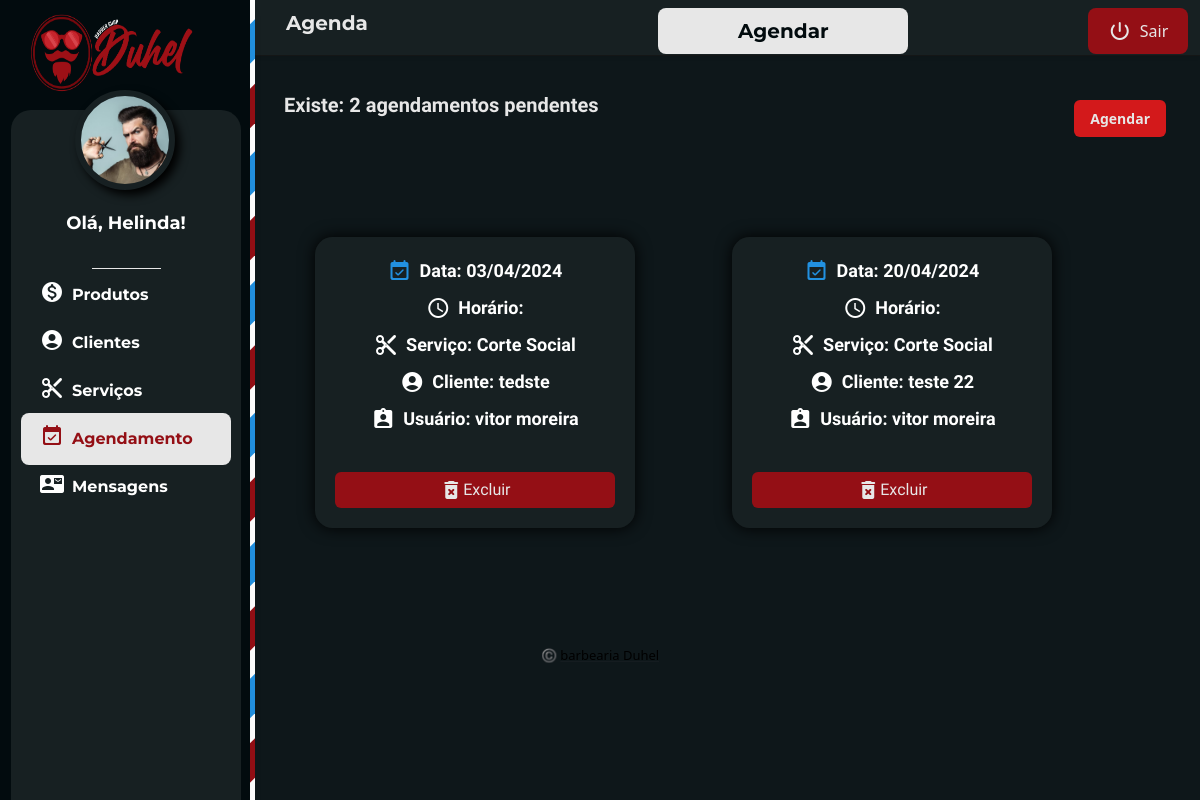
The app's page /private-adm/info-agenda.php (signed in), older data.
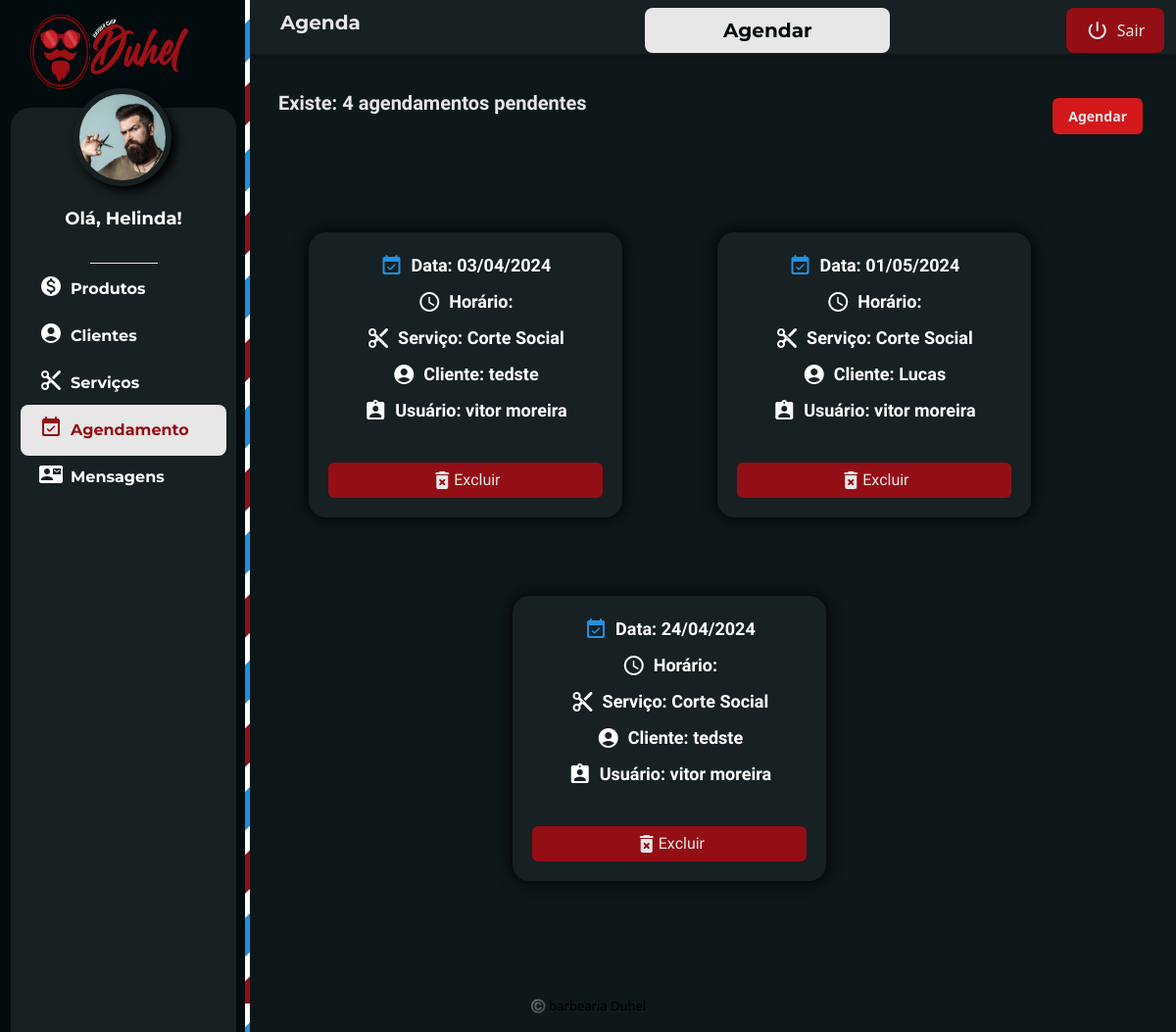
The same page, newer data.
### tables this page shows
CREATE TABLE `tbagenda` (
  `idagenda` int(11) NOT NULL,
  `dataAgenda` date NOT NULL,
  `horaAgenda` varchar(20) NOT NULL,
  `idcliente` int(11) NOT NULL,
  `idservico` int(11) NOT NULL,
  `idusuario` int(11) NOT NULL
);

CREATE TABLE `tbservico` (
  `idServico` int(11) NOT NULL,
  `nomeServico` varchar(300) NOT NULL,
  `descServico` varchar(300) NOT NULL,
  `fotoServico` varchar(300) NOT NULL
);

CREATE TABLE `tbcliente` (
  `idCliente` int(11) NOT NULL,
  `nomeCliente` varchar(300) NOT NULL,
  `cpfCliente` varchar(15) NOT NULL,
  `celularCliente` varchar(15) NOT NULL
);

CREATE TABLE `tbusuario` (
  `idusuario` int(11) NOT NULL,
  `nomeUsuario` varchar(300) NOT NULL,
  `cpfUsuario` varchar(15) NOT NULL,
  `celularUsuario` varchar(15) NOT NULL
);

### classes/Agenda.php (called while the page is built, shortened)
<?php
    class Agenda{
        public function listar(){
            $conexao = Conexao::conectar();
            $querySelect = "SELECT idagenda, date_format(dataAgenda, '%d/%m/%Y') as dataAgenda, date_format(horaAgenda, '%H:%i') as horaAgenda, tbcliente.nomeCliente , tbservico.nomeServico , tbusuario.nomeUsuario
                            FROM tbagenda
                            INNER JOIN tbservico
                                ON tbagenda.idservico = tbservico.idServico
                            INNER JOIN tbcliente
                                ON tbagenda.idcliente = tbcliente.idCliente
                            INNER JOIN tbusuario
                                ON tbagenda.idusuario = tbusuario.idUsuario";
            $resultado = $conexao->query($querySelect);
            $lista = $resultado->fetchAll();
            return $lista;
        }
        public function contar(){
            $con = Conexao::conectar();
            $querySelect = "SELECT COUNT(idagenda) AS Quantidade FROM tbagenda";
            $resultado = $con->query($querySelect);
            $contagem = $resultado->fetchAll();
            return $contagem;
        }
    }
?>

### private-adm/info-agenda.php (the view, shortened to what the changed rows need)
<?php
require_once("../classes/Agenda.php");
try {
    $agenda = new Agenda();
    $listaAgenda = $agenda->listar();
    $agenda = new Agenda();
    $contaAgenda = $agenda->contar();
} catch (Exception $e) {
    echo $e->getMessage();
}
?>
<!DOCTYPE html>
<html lang="pt-BR">
<head>
    <link rel="stylesheet" href="../css/style.css?v=<?php echo filemtime('../css/style.css'); ?>">
    <link rel="stylesheet" href="../css/global.css?v=<?php echo filemtime('../css/global.css'); ?>">
    <link rel="stylesheet" href="../css/private.css?v=<?php echo filemtime('../css/private.css'); ?>">
    <link rel="stylesheet" href="../css/private-produtos.css?v=<?php echo filemtime('../css/private-produtos.css'); ?>">
    <link rel="stylesheet" href="../css/portal.css?v=<?php echo filemtime('../css/portal.css'); ?>">
    <link rel="stylesheet" href="../css/alert.css?v=<?php echo filemtime('../css/alert.css'); ?>">
    <link rel="stylesheet" href="../css/conteudo-pag.css?v=<?php echo filemtime('../css/conteudo-pag.css'); ?>">
    <link rel="stylesheet" href="https://cdnjs.cloudflare.com/ajax/libs/animate.css/4.1.1/animate.min.css" />
    <link rel="stylesheet" href="https://cdnjs.cloudflare.com/ajax/libs/font-awesome/5.15.4/css/all.min.css">
    <link id="theme-style" rel="stylesheet" href="assets/css/portal.css">
</head>
<body class="app" onload="loadEventosDashboard()">
    <div class="app-wrapper">
        <div class="app-content pt-3 p-md-3 p-lg-4">
            <div class="row g-3 mb-4 align-items-center justify-content-between">
                <div class="col-auto">
                    <p>
                        <?php
                        foreach ($contaAgenda as $linha) {
                            echo ("<label class='f-kanit f-900 f-20 m-b color-grey-ligth'> Existe: " . $linha['Quantidade'] . " agendamentos pendentes</label>");
                        }
                        ?>
                    </p>
                </div>
            </div>
            <div class="container-xl d-flex row" id="eventos">
                <div class="content-pagina ">
                    <div class="content-body ">
                        <?php
                        echo ("<div class='display-f align-c w-100 content-card-content justify-content-around'>");
                        foreach ($listaAgenda as $linhas) {
                            echo ("
                        <div class='card-pag-cliente animate_card'>
                        <div class='content-card'>
                            <div class='display-f align-c justify-c f-kanit f-900 f-18 m-b'>
                            <span class='material-icons-round m-r color-blue'>event_available</span>
                             Data: " . $linhas['dataAgenda'] . "</div>
                            <div class='display-f align-c justify-c f-kanit f-900 f-18 m-b'>
                            <span class='material-icons-outlined m-r'>watch_later</span>
                            Horário: " . $linhas['horaAgenda'] . "</div>
                            <div class='display-f align-c justify-c f-kanit f-900 f-18 m-b'>
                            <span class='material-icons-round m-r'>content_cut</span>
                            Serviço: " . $linhas['nomeServico'] . "</div>
                            <div class='display-f align-c justify-c f-kanit f-900 f-18 m-b'>
                            <span class='material-icons-round m-r'>account_circle</span>
                            Cliente: " . $linhas['nomeCliente'] . "</div>
                            <div class='display-f align-c justify-c f-kanit f-900 f-18 m-b'>
                            <span class='material-icons-round m-r'>assignment_ind</span>
                            Usuário: " . $linhas['nomeUsuario'] . "</div>
                            <div class='m-t'>
                                <a href='excluir.php?excAgenda=" . $linhas['idagenda'] . "'>
                                    <div class='f-kanit botao-excluir display-f justify-c align-c'>
                                    <span class='material-icons-round'>delete_forever</span>
                                        Excluir
                                    </div>
                                </a>
                            </div>
                        </div>
                    </div>
                        ");
                        }
                        echo ("</div>");
                        ?>
                    </div>
                </div>
            </div>
        </div>
    </div>
</body>
</html>

Row changes from the older to the newer data that the page shows:
no longer on this page (row unchanged): tbagenda: dataAgenda "20/04/2024", idservico.nomeServico "Corte Social", idcliente.nomeCliente "teste 22", idusuario.nomeUsuario "vitor moreira"
added tbagenda: dataAgenda "01/05/2024", idservico.nomeServico "Corte Social", idcliente.nomeCliente "Lucas", idusuario.nomeUsuario "vitor moreira"
added tbagenda: dataAgenda "24/04/2024", idservico.nomeServico "Corte Social", idcliente.nomeCliente "tedste", idusuario.nomeUsuario "vitor moreira"
Text that changed along with them:
new list line: "Existe: 4 agendamentos pendentes"
list line gone: "Existe: 2 agendamentos pendentes"
